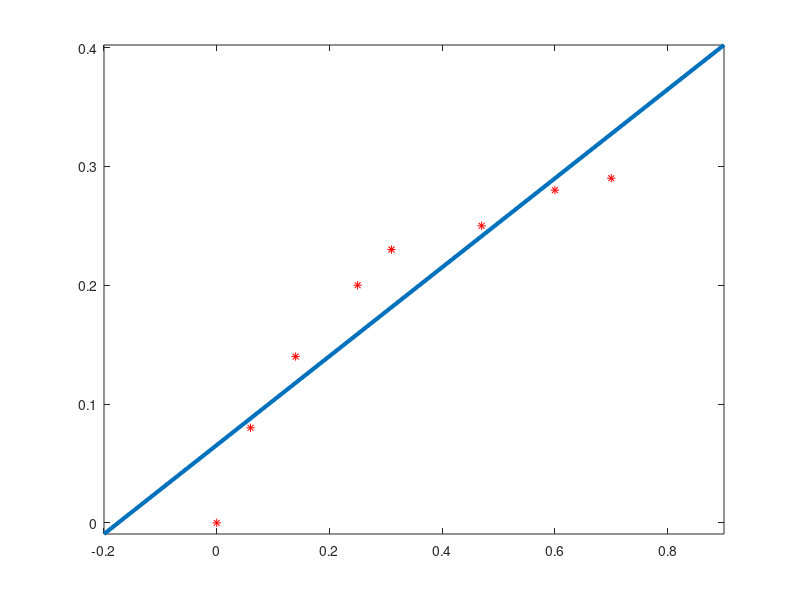

This figure's MATLAB source:
clc
clear
x=[0 0.06 0.14 0.25 0.31 0.47 0.60 0.70]; % Force
y=[0 0.08 0.14 0.20 0.23 0.25 0.28 0.29]; % Deformation
[m,l]=size(x');
A=[x' ones(m,1)];
b=y';
r=rank(A);
[m,n]=size(A);
[Q,R]=qr(A);

c=Q'*b;
c_st=R(1:n,1:n)\c(1:n,1);
coef=polyfit(x,y,1);

x_new=[-.2,.9];
y_new=polyval(c_st',x_new);
plot(x,y,'r*',x_new,y_new,'linewidth',3)
axis([-0.2 0.9 min(y_new) max(y_new)])
